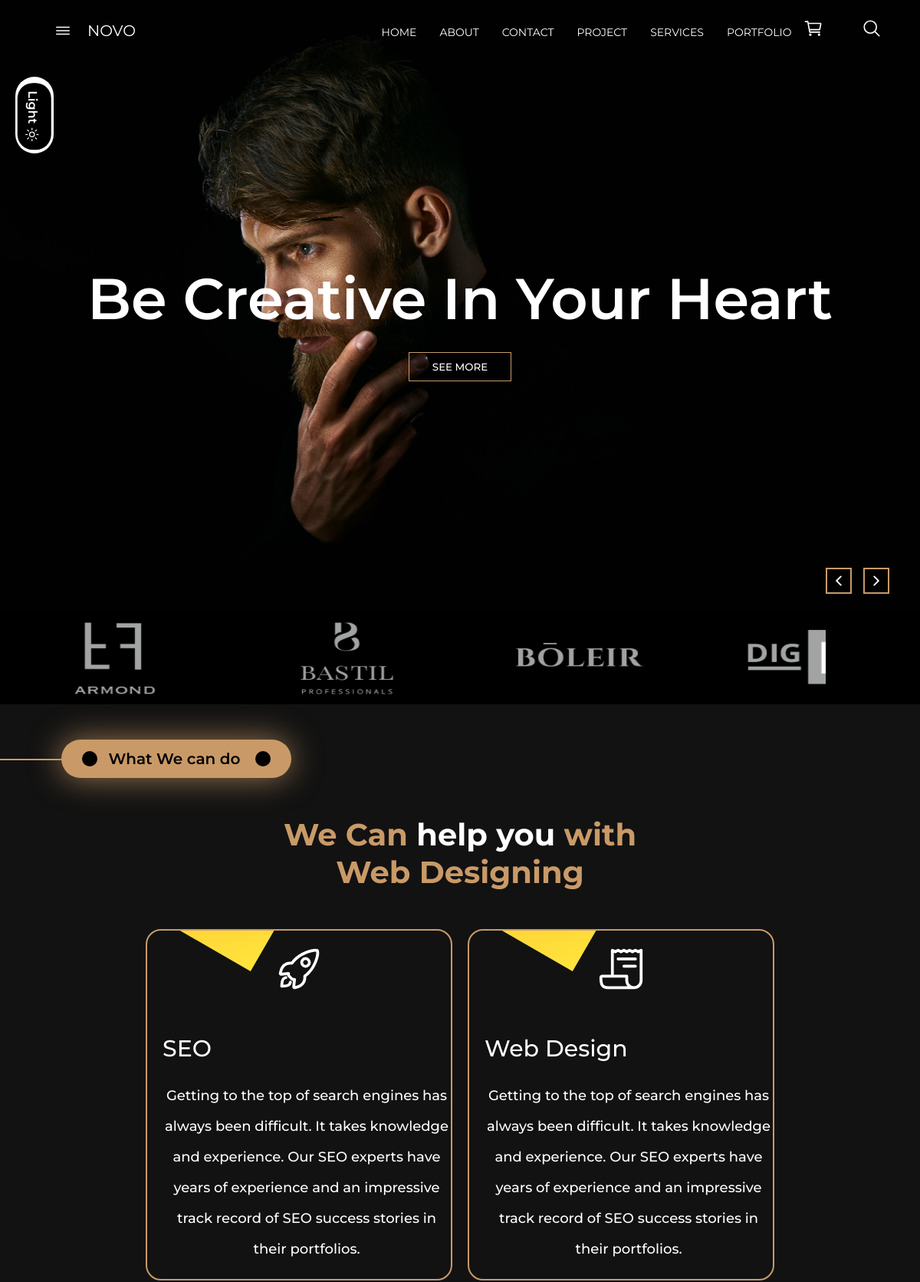
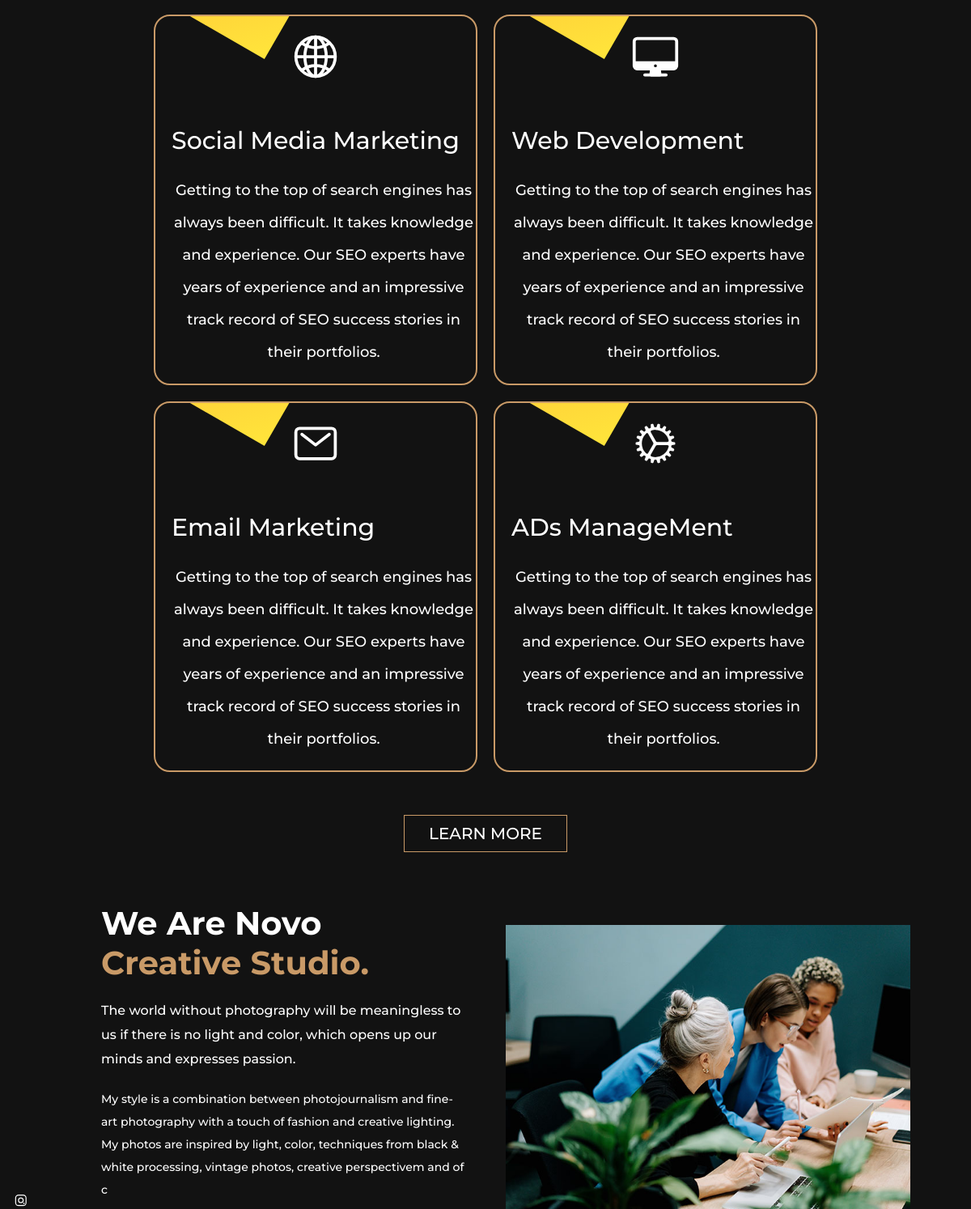
The page / (upper part) on the database its author committed (2 pictures, top to bottom).
### app/models.py (models this page shows, shortened)
class Navlogo(models.Model):
    user = models.ForeignKey(User,on_delete=models.CASCADE)
    navlogo = models.TextField(max_length=100)

class Navitem_1(models.Model):
    navitem_1 = models.TextField(max_length=100)

class Navitem_2(models.Model):
    navitem_2 = models.TextField(max_length=100)

class Navitem_3(models.Model):
    navitem_3 = models.TextField(max_length=100)

class Navitem_4(models.Model):
    navitem_4 = models.TextField(max_length=100)

class Navitem_5(models.Model):
    navitem_5 = models.TextField(max_length=100)

class Navitem_6 (models.Model):
    navitem_6 = models.TextField(max_length=100)

class HomeBg(models.Model):
    homebg = models.ImageField(upload_to='allimages')
    bgtitle = models.TextField(max_length=1000)
    homebtn =  models.TextField(max_length=100)

class ClientLogo(models.Model):
    img =  models.ImageField(upload_to='allimages')

class WhatWedo(models.Model):
    title = models.TextField(max_length=50)

class Servicetitle(models.Model):
    title = models.TextField(max_length=100)
    subtitle = models.TextField(max_length=100)
    subtitle1 = models.TextField(max_length=100)

class Services(models.Model):
    title = models.TextField(max_length=250)
    description = models.TextField(max_length=250)
    category = models.CharField(choices=SERVICES_CATEGORY_CHOICES,max_length=100)

class ServicesBtn(models.Model):
    btn = models.TextField(max_length=10)

class Creative (ServicesBtn):
    title1 = models.TextField(max_length=100)
    title2 = models.TextField(max_length=100)
    description1 = models.TextField(max_length=250)
    description2 = models.TextField(max_length=250)
    img = models.ImageField(upload_to='allimages')

### app/views.py (the view)
# urls.py: path('',views.homePage),
def homePage(request):
    navlogo = Navlogo.objects.all()
    navitem_1 = Navitem_1.objects.all()
    navitem_2 = Navitem_2.objects.all()
    navitem_3 = Navitem_3.objects.all()
    navitem_4 = Navitem_4.objects.all()
    navitem_5 = Navitem_5.objects.all()
    navitem_6 = Navitem_6.objects.all()
    navsubitem_1 = Navsubitem_1.objects.all()
    navsubitem_2 = Navsubitem_2.objects.all()
    navsubitem_3 = Navsubitem_3.objects.all()
    navsubitem_4 = Navsubitem_4.objects.all()
    navsubitem_5 = Navsubitem_5.objects.all()
    navsubitem_6 = Navsubitem_6.objects.all()
    homeBg = HomeBg.objects.all()
    leftMenu = LeftMenu.objects.all()
    latesttitle = Latesttitle.objects.all()
    lastestpicture = LastestPicture.objects.all()
    leftcontact = LeftContact.objects.all()
    clientlogo = ClientLogo.objects.all()
    whatwedo = WhatWedo.objects.all()
    servicetitleSub = Servicetitle.objects.all()
    seo = Services.objects.filter(category='seo')
    WebDesign = Services.objects.filter(category='WebDesign')
    SocialMediaMarketing = Services.objects.filter(category='SocialMediaMarketing')
    WebDevelopment = Services.objects.filter(category='WebDevelopment')
    EmailMarketing = Services.objects.filter(category='EmailMarketing')
    ADsManagement = Services.objects.filter(category='ADsManagement')
    creative = Creative.objects.all()
    contactus = ContactU.objects.all()
    gallery = Gallery.objects.all()
    galleryColumn1image = GalleryColumn1image.objects.all()
    galleryColumn2image = GalleryColumn2image.objects.all()
    galleryColumn3image = GalleryColumn3image.objects.all()
    galleryColumn4image = GalleryColumn4image.objects.all()
    footerColumn1 = FooterColumn1.objects.all()
    footerColumn2 = FooterColumn2.objects.all()
    footerColumn3 = FooterColumn3.objects.all()
    footerColumn4 = FooterColumn4.objects.all()
    copyRight = CopyRight.objects.all()
    if request.method == 'POST':
        form = ContactUs (request.POST)
        if form.is_valid():
            yn = form.cleaned_data['yourName']
            em = form.cleaned_data['email']
            pn = form.cleaned_data['Phonenumber']
            sb = form.cleaned_data['Subject']
            me = form.cleaned_data['Message']
            reg = ContactForm(yourName=yn,email=em,Phonenumber=pn,Subject=sb,Message=me)
            reg.save()
            form = ContactUs()
            return redirect ('/thankyou/')
    else:
        form = ContactUs()
    return render (request,'app/home.html',
    {
        "navlogo":navlogo,
        "navitem_1":navitem_1,
        "navitem_2" : navitem_2,
        "navitem_3" : navitem_3,
        "navitem_4" : navitem_4,
        "navitem_5" : navitem_5,
        "navitem_6" : navitem_6 ,
        "navsubitem_1" : navsubitem_1,
        "navsubitem_2" :  navsubitem_2,
        "navsubitem_3" :  navsubitem_3,
        "navsubitem_4" :  navsubitem_4,
        "navsubitem_5" :  navsubitem_5,
        "navsubitem_6" :  navsubitem_6,
        "homeBg": homeBg,
        "leftMenu":leftMenu,
        "latesttitle":latesttitle,
        "lastestpicture":lastestpicture,
        "leftcontact":leftcontact,
        "clientlogo" :clientlogo,
        "whatwedo":whatwedo,
        "servicetitleSub":servicetitleSub,
        "seo":seo,
        "WebDesign":WebDesign,
        "SocialMediaMarketing":SocialMediaMarketing,
        "WebDevelopment":WebDevelopment,
        "EmailMarketing":EmailMarketing,
        "ADsManagement":ADsManagement,
        "creative":creative,
        "contactus":contactus,
        "form":form,
        "gallery" : gallery,
        "galleryColumn1image" : galleryColumn1image,
        "galleryColumn2image" : galleryColumn2image,
        "galleryColumn3image" : galleryColumn3image,
        "galleryColumn4image" : galleryColumn4image,
        "footerColumn1" : footerColumn1,
        "footerColumn2" : footerColumn2,
        "footerColumn3" : footerColumn3,
        "footerColumn4" : footerColumn4,
        "copyRight" : copyRight,
        })

### app/templates/app/home.html (shortened to what this page needs)
{% extends 'app/base.html' %}
{% load static %}
{% block main-content %}
        <div class="slideshow">
            <div class="holder">
                {% for homebg in homeBg %}
                    <section class="slide-1" style="background-image: url({{homebg.homebg}});">
                        <div class="slider-1-content">
                            <div class="slider-1-con-sec-1">
                                <h1 class="hometitle">{{homebg.bgtitle}}  </h1>
                                <a href="#"><button class="btn home-btn">{{homebg.homebtn}}</button></a>
                            </div>
                        </div>
                    </section>
                {% endfor %}
            </div>
        </div>
        <div class="next-prev">
            <ion-icon name="chevron-back-outline" class="prev"></ion-icon></a>
            <ion-icon name="chevron-forward-outline" class="next"></ion-icon>
        </div>
    <div class="logo-slider">
        <div class="brand-carousel section-padding owl-carousel">
            {% for clientlogo in clientlogo %}
                <div class="single-logo" style="width: 100px;">
                <img src="{{clientlogo.img}}" alt="" style="width: 200px; height: 120px;  position: relative;
                left: 50px;">
                </div>
            {% endfor %}
          </div>
           <br /><br /> <br /><br />
          <div class="whatwedo-line">
                <div class="whatswedo">
                    <p class="round mr-2"></p>
                    {% for whatwedo in whatwedo %}
                    <p> {{whatwedo.title}}</p>
                    {% endfor %}
                    <p class="round round-2 ml-2"></p>
                </div>
          </div>
          <br /><br /> <br />
          <div class="services">
            {% for servicetitleSub in servicetitleSub %}
                    <h1 class="text-center word-1">
                        {{servicetitleSub.title}}
                        <span>{{servicetitleSub.subtitle}}</span>
                        {{servicetitleSub.subtitle1}}</h1>
                {% endfor %}
                <h1 class="text-center word"></h1>
                <div class="services-con">
                    {% for seo in seo %}
                        <div class="services-1">
                            <p class="text-center"><ion-icon name="rocket-outline"></ion-icon></p>
                            <p class="text-center mt-4 seo absolute">{{seo.title}}</p>
                            <p class="text-center mt-2 absolute management">{{seo.description}}</p>
                        </div>
                    {% endfor %}
                    {% for WebDesign in WebDesign %}
                        <div class="services-1">
                            <p class="text-center"><ion-icon name="receipt-outline"></ion-icon></p>
                            <p class="text-center mt-4 seo absolute">
                                {{WebDesign.title}}
                            </p>
                            <p class="text-center mt-2 absolute management">
                                {{WebDesign.description}}</p>
                        </div>
                    {% endfor %}
                    {% for SocialMediaMarketing in SocialMediaMarketing %}
                        <div class="services-1">
                            <p class="text-center">
                                <ion-icon name="globe-outline"></ion-icon>
                            </p>
                            <p class="text-center mt-4 seo absolute">
                                {{SocialMediaMarketing.title}}
                            </p>
                            <p class="text-center mt-2 absolute management">
                                {{SocialMediaMarketing.description}}</p>
                        </div>
                    {% endfor %}
                    {% for WebDevelopment in WebDevelopment %}
                        <div class="services-1">
                            <p class="text-center"><ion-icon name="desktop-outline"></ion-icon></p>
                            <p class="text-center mt-4 seo absolute">{{WebDevelopment.title}}</p>
                            <p class="text-center mt-2 absolute management">
                                {{WebDevelopment.description}}
                            </p>
                        </div>
                    {% endfor %}
                    {% for EmailMarketing in EmailMarketing %}
                        <div class="services-1">
                            <p class="text-center">
                                <ion-icon name="mail-outline"></ion-icon>
                            </p>
                            <p class="text-center mt-4 seo absolute">{{EmailMarketing.title}}</p>
                            <p class="text-center mt-2 absolute management">
                                {{EmailMarketing.description}}
                            </p>
                        </div>
                    {% endfor %}
                    {% for ADsManagement in ADsManagement %}
                    <div class="services-1">
                            <p class="text-center"><ion-icon name="cog-outline"></ion-icon></p>
                            <p class="text-center mt-4 seo absolute">{{ADsManagement.title}}</p>
                            <p class="text-center mt-2 absolute management">{{ADsManagement.description}}</p>
                    </div>
                </div>
                {% endfor %}
                <br>
                <p class="text-center mt-4"><a href="" class="btn">learn More</a></p>
                <br>
          </div>
          {% for creative in creative %}
          <div class="creative-studio">
            <div class="studio-sec-1">
                <h1>{{creative.title1}} <br />
                    <span>{{creative.title2}}</span>
                </h1>
                <p>
                    {{creative.description1}}
                </p>
                <p>
                    {{creative.description2}}
                </p>
            </div>
            <div class="studio-sec-1">
                <img src="{{creative.img}}" alt="">
            </div>
          </div>
          {% endfor %}
          <br />
    </div>
     <br />
    <br />
{% endblock main-content %}

### app/templates/app/base.html (shortened to what this page needs)
{% load static %}
<!DOCTYPE html>
<html lang="en">
<head>
     <link rel="stylesheet" href="{% static 'app/css/navbarfooter.css' %}">
     <link rel="stylesheet" href="{% static 'app/css/main.css' %}">
     <link rel="stylesheet" href="{% static 'app/css/mediaqueries.css' %}">
     <link rel="stylesheet" href="{% static 'app/css/commonclasses.css' %}">
     <link rel="stylesheet" href="{% static 'app/css/font.css' %}">
     <link rel="stylesheet" href="{% static 'app/css/slider.css' %}">
    <link rel="stylesheet" href="https://cdnjs.cloudflare.com/ajax/libs/OwlCarousel2/2.3.4/assets/owl.carousel.min.css">
    <link rel="stylesheet" href="https://cdnjs.cloudflare.com/ajax/libs/OwlCarousel2/2.3.4/assets/owl.theme.default.css">
</head>
<body>
     {% include 'app/navbar.html' %}
      {% block main-content %}
     {% endblock main-content %}
</body>
</html>

### app/templates/app/navbar.html (shortened to what this page needs)
{% load static %}
<nav id="navbar">
    <div class="left-nav">
        <ion-icon name="menu-outline" id="left-menu-icon" onclick="sliderNav()"></ion-icon>
        {% for logo in navlogo %}
          <span class="left-menu-logo">{{logo.navlogo}}</span>
        {% endfor %}
    </div>
    <ul id="rightnavitems" style="left:-100%;">
        {%  for navitem_1 in navitem_1 %}
        <li><a href="/">{{navitem_1.navitem_1}}</a></li>
        {% endfor %}
        {%  for navitem_2 in navitem_2 %}
        <li><a href="{% url 'aboutus' %}">{{navitem_2.navitem_2}}</a></li>
        {% endfor %}
        {%  for navitem_3 in navitem_3 %}
        <li><a href="#">{{navitem_3.navitem_3}}</a></li>
        {% endfor %}
        {%  for navitem_4 in navitem_4 %}
            <li><a href="#">{{navitem_4.navitem_4}}</a></li>
        {% endfor %}
         {%  for navitem_5 in navitem_5 %}
        <li><a href="#" class="subitems"  onclick="servicesItem()">{{navitem_5.navitem_5}}</a>
        </li>
        {% endfor %}
         {% for navitem_6 in navitem_6 %}
            <li>
                <a href="#">{{navitem_6.navitem_6}}</a>
            </li>
        {% endfor %}
    </ul>
    <div class="nav-icon">
        <a href="#"><ion-icon name="cart-outline"></ion-icon></a>
        <a href="#"><ion-icon name="search-outline"></ion-icon></a>
    </div>
</nav>
<header>
</header>
<div class="dark-light">
    <p id="light">Light
        <ion-icon name="sunny-outline"></ion-icon>
    </p>
</div>
<div class="social-icons">
    <a href="#">
        <ion-icon name="logo-instagram"></ion-icon>
    </a>
</div>

### rows shown on the page
Navlogo: navlogo "NOVO"
Navitem_1: navitem_1 "HOME"
Navitem_2: navitem_2 "ABOUT"
Navitem_3: navitem_3 "CONTACT"
Navitem_4: navitem_4 "PROJECT"
Navitem_5: navitem_5 "SERVICES"
Navitem_6: navitem_6 "PORTFOLIO"
HomeBg: homebg (picture), bgtitle "Be Creative In Your Heart", homebtn "SEE MORE"
ClientLogo: img (picture)
ClientLogo: img (picture)
ClientLogo: img (picture)
ClientLogo: img (picture)
WhatWedo: title "What We can do"
Servicetitle: title "We Can", subtitle "help you", subtitle1 "with"
Services: title "SEO", description "Getting to the top of search engines has always been difficult. It takes knowledge and experience. Our SEO experts have years of experience and an impressive track record of SEO success stories in their portfolios."
Services: title "Web Design", description "Getting to the top of search engines has always been difficult. It takes knowledge and experience. Our SEO experts have years of experience and an impressive track record of SEO success stories in their portfolios."
Services: title "Social Media Marketing", description "Getting to the top of search engines has always been difficult. It takes knowledge and experience. Our SEO experts have years of experience and an impressive track record of SEO success stories in their portfolios."
Services: title "Web Development", description "Getting to the top of search engines has always been difficult. It takes knowledge and experience. Our SEO experts have years of experience and an impressive track record of SEO success stories in their portfolios."
Services: title "Email Marketing", description "Getting to the top of search engines has always been difficult. It takes knowledge and experience. Our SEO experts have years of experience and an impressive track record of SEO success stories in their portfolios."
Services: title "ADs ManageMent", description "Getting to the top of search engines has always been difficult. It takes knowledge and experience. Our SEO experts have years of experience and an impressive track record of SEO success stories in their portfolios."
Creative: title1 "We Are Novo", title2 "Creative Studio.", description1 "The world without photography will be meaningless to us if there is no light and color, which opens up our minds and expresses passion.", description2 "My style is a combination between photojournalism and fine-art photography with a touch of fashion and creative lighting. My photos are inspired by light, color, techniques from black & white processing, vintage photos, creative perspectivem and of c", img (picture)
